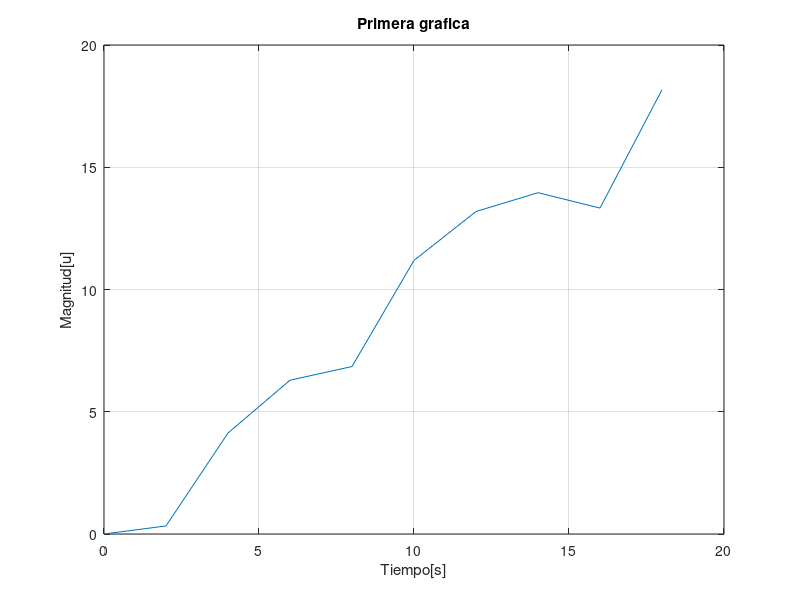

Write MATLAB code to recreate this figure.
x = [0:2:18];
y = [0,0.33,4.13,6.29,6.85,11.19,13.19,13.96,13.33,18.17]
plot(x,y); title('Primera grafica');
xlabel('Tiempo[s]'); ylabel('Magnitud[u]'); grid on